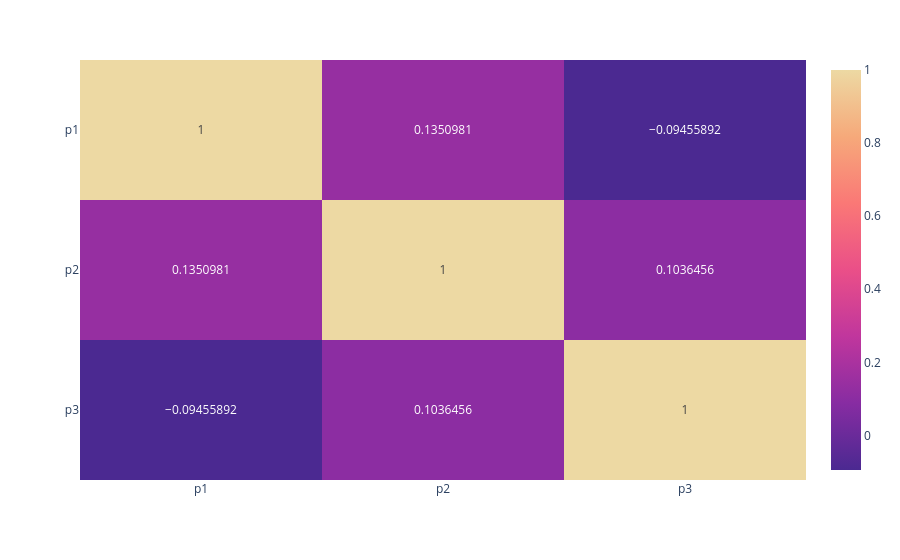

Source (notebook cell):
### Code cell
fig_corr

### Figure 1 — Plotly figure (JSON) as saved in the notebook; plotly's stock layout.template omitted (floating-point values rounded to 4 significant figures)
{"data": [{"coloraxis": "coloraxis", "hovertemplate": "x: %{x}<br>y: %{y}<br>color: %{z}<extra></extra>", "name": "0", "texttemplate": "%{z}", "type": "heatmap", "x": ["p1", "p2", "p3"], "xaxis": "x", "y": ["p1", "p2", "p3"], "yaxis": "y", "z": [[1.0, 0.1351, -0.09456], [0.1351, 1.0, 0.1036], [-0.09456, 0.1036, 1.0]]}], "layout": {"coloraxis": {"colorscale": [[0, "rgb(75, 41, 145)"], [0.1667, "rgb(135, 44, 162)"], [0.3333, "rgb(192, 54, 157)"], [0.5, "rgb(234, 79, 136)"], [0.6667, "rgb(250, 120, 118)"], [0.8333, "rgb(246, 169, 122)"], [1, "rgb(237, 217, 163)"]]}, "margin": {"t": 60}, "xaxis": {"anchor": "y", "domain": [0, 1]}, "yaxis": {"anchor": "x", "autorange": "reversed", "domain": [0, 1]}}}
